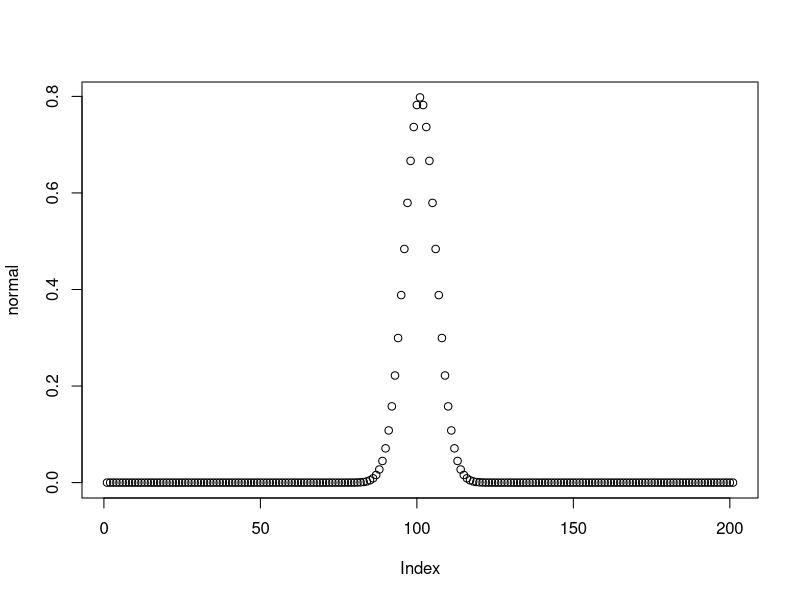
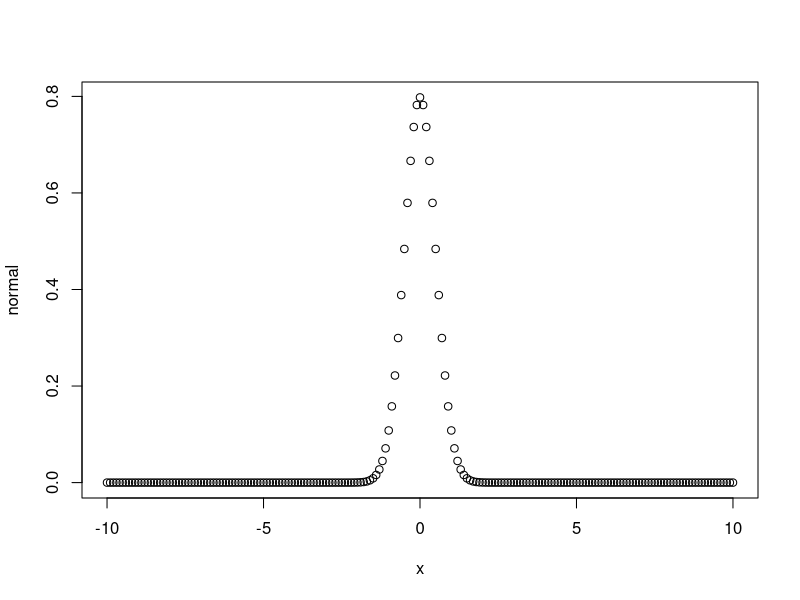
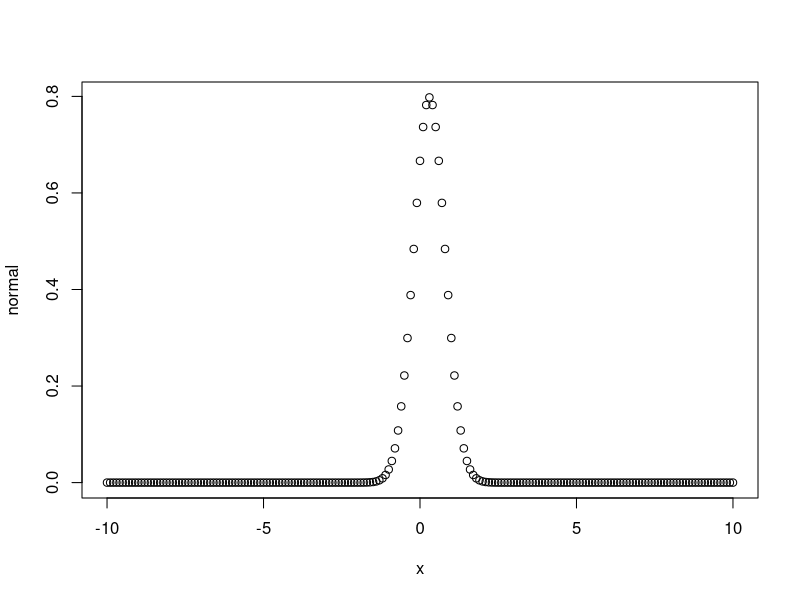

Write R code to recreate these figures, in order.
#Trying to figure out my update fitness error
x <- seq(-10, 10, by = .1)
normal = dnorm(x, 0, 0.5)
plot(normal)
plot(x, normal)
normal = dnorm(x, 0.3, 0.5)
plot(x, normal)
pnorm(-1, mean=0, sd=0.5, lower.tail=TRUE)
#0.02275013
pnorm(-1, mean=0, sd=0.4, lower.tail=TRUE)
#0.006209665
pnorm(-1, mean=0, sd=0.3, lower.tail=TRUE)
#0.0004290603
